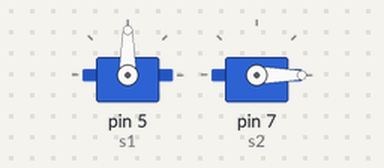
Bench run of a sketch on a simulated Arduino Uno, built with avr-gcc and run on an emulated ATmega328P. Parts: 2 × servo. At 9.8 s the program stops and its outputs stay as they are.

Above: at 0.1 s.
At 2.15 s:
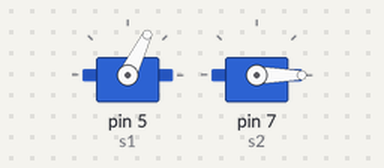
At 2.8 s:
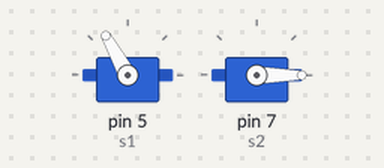
At 9.9 s:
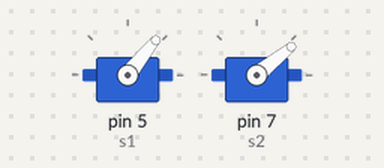
Timing chart, 0 to 11.3 s (numbered marks = the images above):
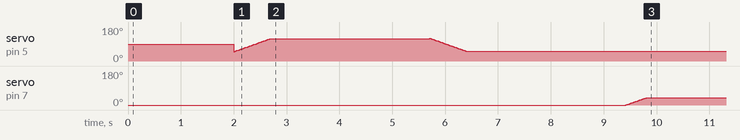

Measured:
- by itself, servo on pin 7 (s2): moves from 0° to 39° over 0.38 s

The sketch:

servo_test.ino
```cpp
#include<Servo.h>
Servo s1,s2;
int pang = 0;
void setup()
{
  s1.attach(5);
  s2.attach(7);
  s2.write(0);
  delay(2000);
  //s1.write(50);
  //while(true);
  Serial.begin(9600);
}
void loop()
{
  for(int i = 50;i<120;i++)
  {
    s1.write(i);
    delay(10);
  }
  delay(3000);
  for(int i = 120;i>50;i--)
  {
    s1.write(i);
    delay(10);
  }
  delay(3000);
  for(int i = 0;i<40;i++)
  {
    s2.write(i);
    delay(10);
  }
  while(true);
}
```
